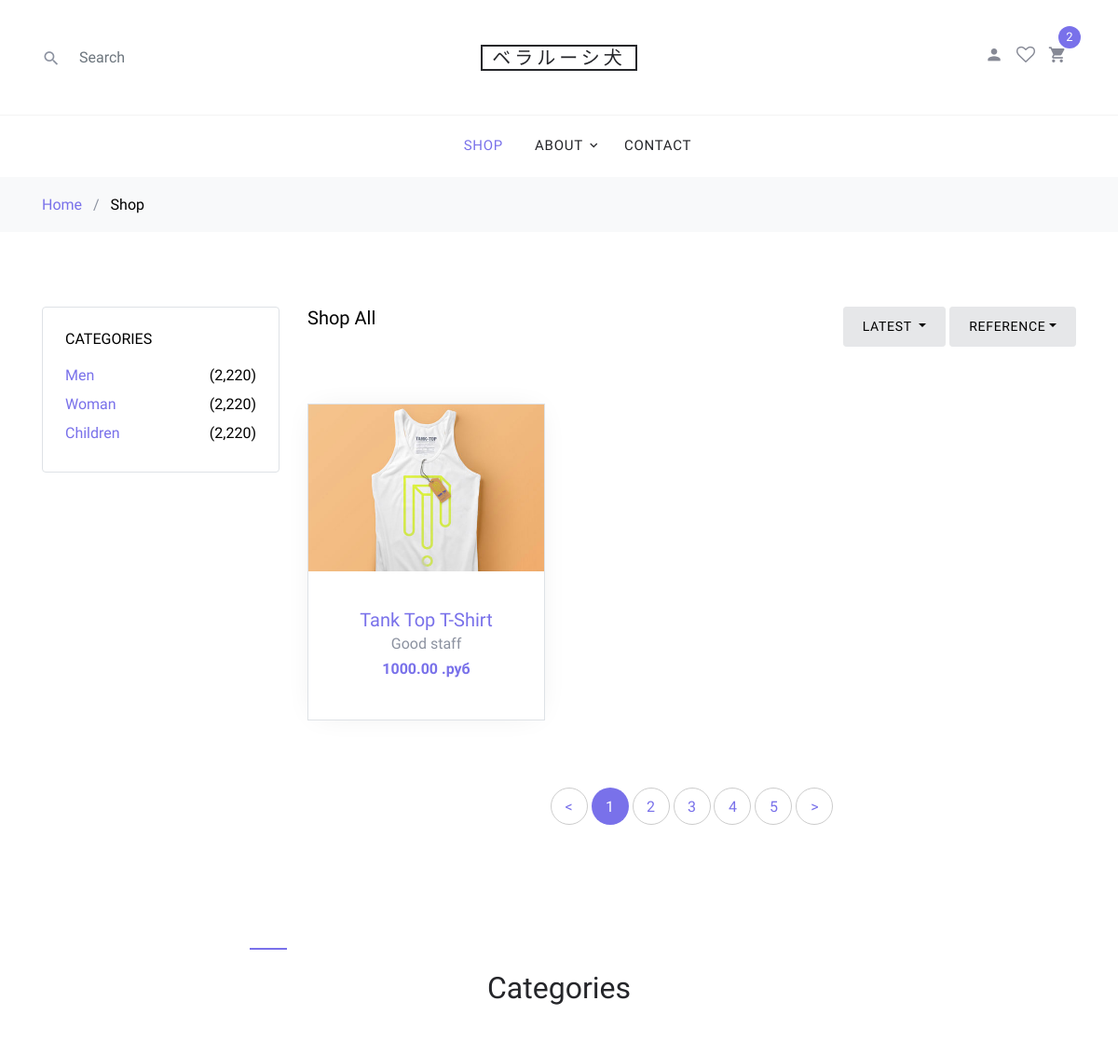
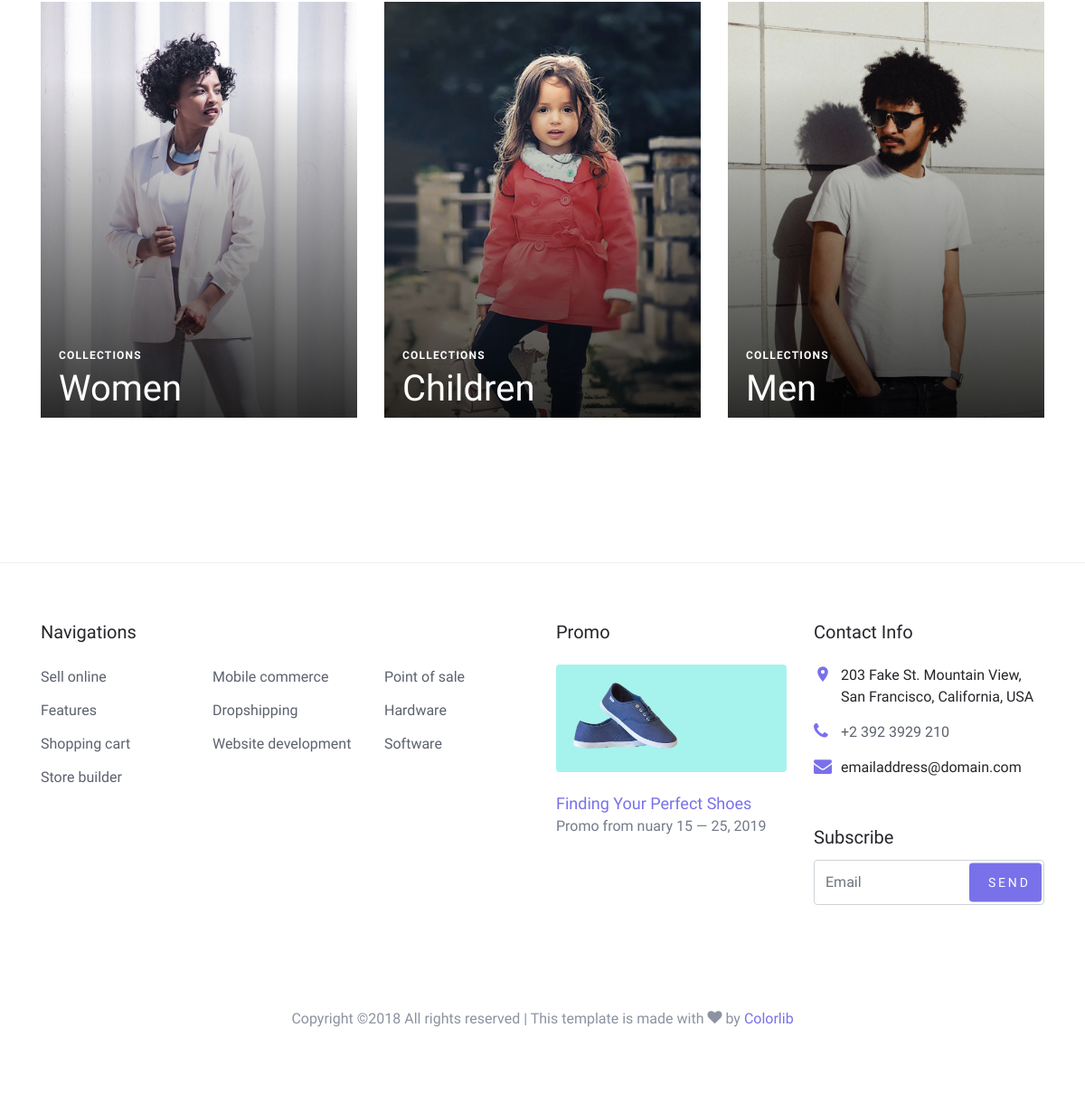
The page /category/men/ on the database its author committed (2 pictures, top to bottom).
### test_shop_app/models.py (models this page shows, shortened)
class Product(models.Model):
    category = models.ForeignKey(Category, related_name='products', verbose_name="Категория", on_delete=models.CASCADE)
    name = models.CharField(max_length=200, db_index=True, verbose_name="Название")
    slug = models.SlugField(max_length=200, db_index=True)
    image = models.ImageField(upload_to= image_folder, verbose_name="Изображение товара")
    description = models.TextField(blank=True, verbose_name="Описание")
    price = models.DecimalField(max_digits=10, decimal_places=2, verbose_name="Цена")
    stock = models.PositiveIntegerField(verbose_name="На складе")
    available = models.BooleanField(default=True, verbose_name="Доступен")
    created = models.DateTimeField(auto_now_add=True)
    updated = models.DateTimeField(auto_now=True)
    def get_absolute_url(self):
        return reverse('product_kek', kwargs={'product_slug': self.slug})

class Category(models.Model):
    name = models.CharField(max_length= 200, db_index=True)
    slug = models.SlugField(max_length= 200, db_index=True, unique=True)
    def get_absolute_url(self):
        return reverse('category_kek', kwargs={'category_slug': self.slug})

### test_shop_app/views.py (the view)
# urls.py: re_path(r'^category/(?P<category_slug>[-\w]+)/$', views.category_view, name= 'category_kek'),
def category_view(request, category_slug):
    categories = Category.objects.all()
    category = Category.objects.get(slug = category_slug)
    product_in_category = Product.objects.filter(category = category)
    context = {
        'categories': categories,
        'category': category,
        'product_in_category': product_in_category
    }
    return render(request, 'test_shop_app/category.html', context)

### test_shop_app/templates/test_shop_app/category.html (shortened to what this page needs)
{% extends "test_shop_app/shop.html" %}
{% load static %}
{% block content %}
    <div class="site-section">
      <div class="container">
        <div class="row mb-5">
          <div class="col-md-9 order-2">
            <div class="row">
              <div class="col-md-12 mb-5">
                <div class="float-md-left mb-4"><h2 class="text-black h5">Shop All</h2></div>
                <div class="d-flex">
                  <div class="dropdown mr-1 ml-md-auto">
                    <button type="button" class="btn btn-secondary btn-sm dropdown-toggle" id="dropdownMenuOffset"
                            data-toggle="dropdown" aria-haspopup="true" aria-expanded="false">
                      Latest
                    </button>
                  </div>
                  <div class="btn-group">
                    <button type="button" class="btn btn-secondary btn-sm dropdown-toggle" id="dropdownMenuReference"
                            data-toggle="dropdown">Reference</button>
                  </div>
                </div>
              </div>
            </div>
            <div class="row mb-5">
              {% for product in product_in_category %}
              <div class="col-sm-6 col-lg-4 mb-4" data-aos="fade-up">
                <div class="block-4 text-center border">
                  <figure class="block-4-image">
                    <a href="{{ product.get_absolute_url }}"><img src="{{ product.image.url }}"
                                                    alt="Image placeholder" class="img-fluid"></a>
                  </figure>
                  <div class="block-4-text p-4">
                    <h3><a href="{{ product.get_absolute_url }}">{{ product.name }}</a></h3>
                    <p class="mb-0">Good staff</p>
                    <p class="text-primary font-weight-bold">{{ product.price }} .руб</p>
                  </div>
                </div>
              </div>
              {% endfor %}
            </div>
            <div class="row" data-aos="fade-up">
              <div class="col-md-12 text-center">
                <div class="site-block-27">
                  <ul>
                    <li><a href="#">&lt;</a></li>
                    <li class="active"><span>1</span></li>
                    <li><a href="#">2</a></li>
                    <li><a href="#">3</a></li>
                    <li><a href="#">4</a></li>
                    <li><a href="#">5</a></li>
                    <li><a href="#">&gt;</a></li>
                  </ul>
                </div>
              </div>
            </div>
          </div>
          <div class="col-md-3 order-1 mb-5 mb-md-0">
            <div class="border p-4 rounded mb-4">
              <h3 class="mb-3 h6 text-uppercase text-black d-block">Categories</h3>
              <ul class="list-unstyled mb-0">
                  {% for category in categories %}
                <li class="mb-1"><a href="{{ category.get_absolute_url }}" class="d-flex">
                    <span>{{ category.name }}</span> <span class="text-black ml-auto">(2,220)</span></a>
                </li>
                  {% endfor %}
              </ul>
            </div>
          </div>
        </div>
        <div class="row">
          <div class="col-md-12">
            <div class="site-section site-blocks-2">
                <div class="row justify-content-center text-center mb-5">
                  <div class="col-md-7 site-section-heading pt-4">
                    <h2>Categories</h2>
                  </div>
                </div>
                <div class="row">
                  <div class="col-sm-6 col-md-6 col-lg-4 mb-4 mb-lg-0" data-aos="fade" data-aos-delay="">
                    <a class="block-2-item" href="#">
                      <figure class="image">
                        <img src="{% static 'images/women.jpg' %}" alt="" class="img-fluid">
                      </figure>
                      <div class="text">
                        <span class="text-uppercase">Collections</span>
                        <h3>Women</h3>
                      </div>
                    </a>
                  </div>
                  <div class="col-sm-6 col-md-6 col-lg-4 mb-5 mb-lg-0" data-aos="fade" data-aos-delay="100">
                    <a class="block-2-item" href="#">
                      <figure class="image">
                        <img src="{% static 'images/children.jpg' %}" alt="" class="img-fluid">
                      </figure>
                      <div class="text">
                        <span class="text-uppercase">Collections</span>
                        <h3>Children</h3>
                      </div>
                    </a>
                  </div>
                  <div class="col-sm-6 col-md-6 col-lg-4 mb-5 mb-lg-0" data-aos="fade" data-aos-delay="200">
                    <a class="block-2-item" href="#">
                      <figure class="image">
                        <img src="{% static 'images/men.jpg' %}" alt="" class="img-fluid">
                      </figure>
                      <div class="text">
                        <span class="text-uppercase">Collections</span>
                        <h3>Men</h3>
                      </div>
                    </a>
                  </div>
                </div>
            </div>
          </div>
        </div>
      </div>
    </div>
{% endblock content %}

### static_in_dev/css/style.css (style rules this page uses)
body { line-height: 1.7; color: #8c92a0; font-weight: 300; font-size: 16px; }
a { -webkit-transition: .3s all ease; -o-transition: .3s all ease; transition: .3s all ease; }
.text-black { color: #000; }
.btn { text-transform: uppercase; position: relative; -webkit-transition: 0.2s all ease-in-out !important; -o-transition: 0.2s all ease-in-out !important; transition: 0.2s all ease-in-out !important; top: 0; letter-spacing: .05em; }
.btn.btn-secondary { background-color: #e6e7e9; border-color: #e6e7e9; color: #000; }
.btn.btn-sm { font-size: 14px !important; padding: 10px 20px !important; }
.site-section { padding: 2.5em 0; }
@media (min-width: 768px) { .site-section { padding: 5em 0; } }
.site-section-heading { font-size: 30px; color: #25262a; position: relative; }
.site-section-heading:before { content: ""; left: 0%; top: 0; position: absolute; width: 40px; height: 2px; background: #7971ea; }
.site-blocks-2 .block-2-item { display: block; position: relative; }
.site-blocks-2 .block-2-item:before { z-index: 1; content: ''; position: absolute; top: 0; right: 0; bottom: 0; left: 0; background: -moz-linear-gradient(top, transparent 0%, transparent 18%, rgba(0, 0, 0, 0.8) 99%, rgba(0, 0, 0, 0.8) 100%); background: -webkit-linear-gradient(top, transparent 0%, transparent 18%, rgba(0, 0, 0, 0.8) 99%, rgba(0, 0, 0, 0.8) 100%); background: -webkit-gradient(linear, left top, left bottom, from(transparent), color-stop(18%, transparent), color-stop(99%, rgba(0, 0, 0, 0.8)), to(rgba(0, 0, 0, 0.8))); background: -o-linear-gradient(top, transparent 0%, transparent 18%, rgba(0, 0, 0, 0.8) 99%, rgba(0, 0, 0, 0.8) 100%); background: linear-gradient(to bottom, transparent 0%, transparent 18%, rgba(0, 0, 0, 0.8) 99%, rgba(0, 0, 0, 0.8) 100%); filter: progid:DXImageTransform.Microsoft.gradient( startColorstr='#00000000', endColorstr='#cc000000',GradientType=0 ); }
.site-blocks-2 .block-2-item .image { position: relative; margin-bottom: 0; overflow: hidden; }
.site-blocks-2 .block-2-item .image img { margin-bottom: 0; -webkit-transition: .3s all ease-in-out; -o-transition: .3s all ease-in-out; transition: .3s all ease-in-out; }
.site-blocks-2 .block-2-item .text { z-index: 2; bottom: 0; padding-left: 20px; position: absolute; width: 100%; }
.site-blocks-2 .block-2-item .text > span, .site-blocks-2 .block-2-item .text h3 { color: #fff; }
.site-blocks-2 .block-2-item .text > span { font-size: 12px; letter-spacing: .1em; font-weight: 900; }
.site-blocks-2 .block-2-item .text h3 { font-size: 40px; }
.block-4 { -webkit-box-shadow: 0 0 30px -10px rgba(0, 0, 0, 0.1); box-shadow: 0 0 30px -10px rgba(0, 0, 0, 0.1); background: #fff; }
.block-4 .block-4-text h3 { font-size: 20px; margin-bottom: 0; }
.block-4 .block-4-text h3 a { text-decoration: none; }
.site-block-27 ul, .site-block-27 ul li { padding: 0; margin: 0; }
.site-block-27 ul li { display: inline-block; margin-bottom: 4px; }
.site-block-27 ul li a, .site-block-27 ul li span { text-align: center; display: inline-block; width: 40px; height: 40px; line-height: 40px; border-radius: 50%; border: 1px solid #ccc; }
.site-block-27 ul li.active a, .site-block-27 ul li.active span { background: #7971ea; color: #fff; border: 1px solid transparent; }

### rows shown on the page
Product: image (picture), name "Tank Top T-Shirt", price "1000.00"
Category: name "Men"
Category: name "Woman"
Category: name "Children"
